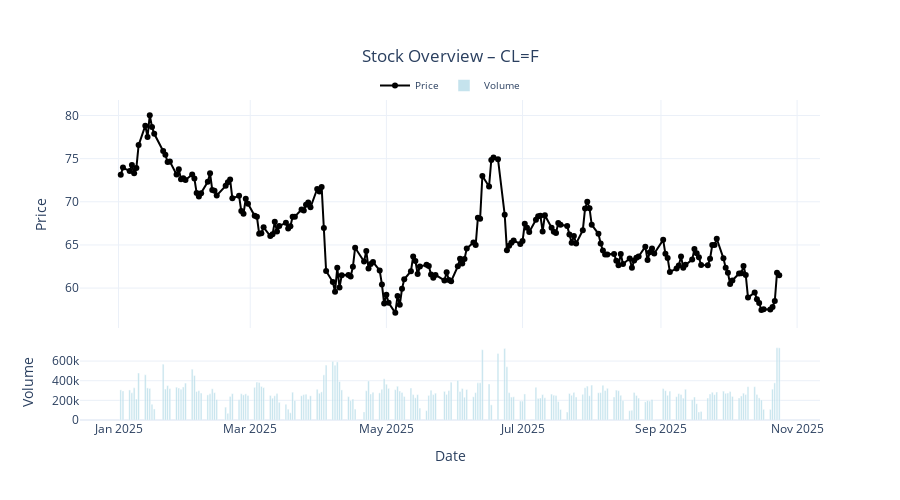

Notebook code for this chart:
### Code cell
df_plot = df_oil[df_oil['date']> '2025-01-01']

fig = plot_stock(df_plot, 
                 date_col='date', 
                 price_col='wti_price_close',
                 rsi = None,
                 plot_volume= True)
fig.show()

### Figure 1 — Plotly figure (JSON) as saved in the notebook; plotly's stock layout.template omitted (floating-point values rounded to 4 significant figures; data arrays with more than 128 entries replaced by an {"elided": "..."} marker saying what was removed)
{"data": [{"line": {"color": "black", "width": 2}, "mode": "lines+markers", "name": "Price", "type": "scatter", "x": {"elided": "206 str values"}, "xaxis": "x", "y": {"elided": "206 float values"}, "yaxis": "y"}, {"marker": {"color": "lightblue"}, "name": "Volume", "opacity": 0.7, "type": "bar", "x": {"elided": "206 str values"}, "xaxis": "x2", "y": {"elided": "206 int values"}, "yaxis": "y2"}], "layout": {"height": 500, "legend": {"bgcolor": "rgba(255,255,255,0)", "bordercolor": "rgba(0,0,0,0)", "font": {"size": 10}, "orientation": "h", "x": 0.5, "xanchor": "center", "y": 1, "yanchor": "bottom"}, "title": {"pad": {"b": 20}, "text": "Stock Overview – CL=F", "x": 0.5, "xanchor": "center", "yanchor": "top"}, "xaxis": {"anchor": "y", "domain": [0, 1], "matches": "x2", "showticklabels": false}, "xaxis2": {"anchor": "y2", "domain": [0, 1], "title": {"text": "Date"}}, "yaxis": {"anchor": "x", "domain": [0.2875, 1.0], "title": {"text": "Price"}}, "yaxis2": {"anchor": "x2", "domain": [0, 0.2375], "title": {"text": "Volume"}}}}
